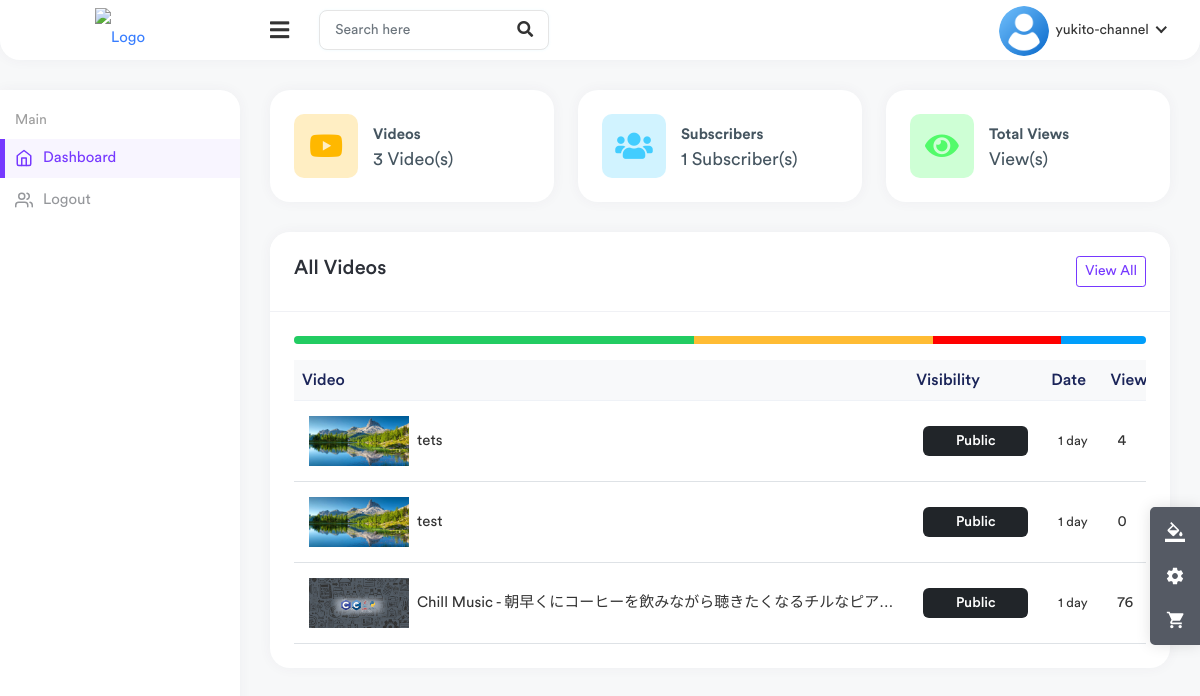
/studio/ (signed in), run on an earlier commit of the app's database.
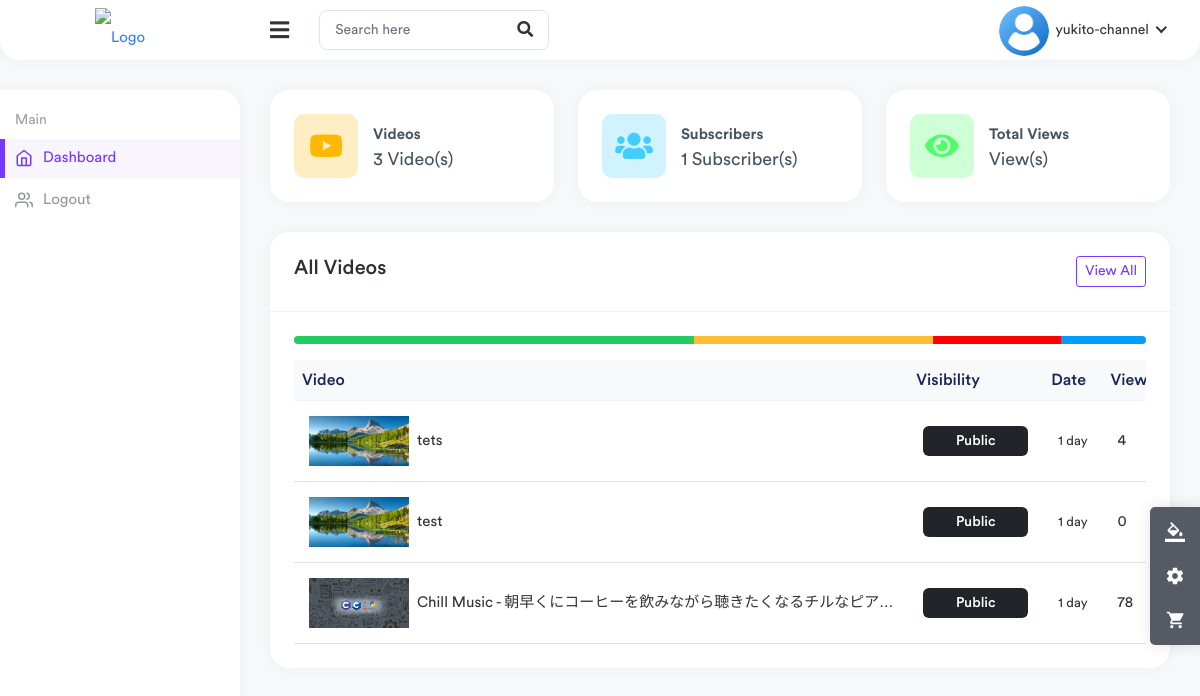
And on a later commit of the database.
### core/models.py (models this page shows, shortened)
class Video(models.Model):
    video=models.FileField(upload_to=user_derectory_path)
    image=models.ImageField(upload_to=user_derectory_path,null=True,blank=True)
    title=models.CharField(max_length=100)
    description=models.TextField(max_length=2000,null=True,blank=True)
    tags=TaggableManager(blank=True)
    date=models.DateTimeField(auto_now_add=True)
    visibility=models.CharField(choices=VISIBILITY,max_length=100,default='public')
    user=models.ForeignKey(User,on_delete=models.SET_NULL,null=True)
    views=models.PositiveIntegerField(default=0)
    likes=models.ManyToManyField(User,blank=True,related_name='likes')
    featured=models.BooleanField(default=False)

### useradmin/views.py (the view)
# urls.py: path("",views.studio,name='studio'),
@login_required
def studio(request):
    user=request.user
    videos=Video.objects.filter(user=user).order_by('-date')
    channel=user.channel
    comments=Comment.objects.filter()
    context={
        'user': user,
        'videos': videos,
        'channel': channel,
    }
    return render(request,'useradmin/studio.html',context)

### templates/useradmin/studio.html (shortened to what the changed rows need)
{% load static %}
<!DOCTYPE html>
<html lang="en">
    <head>
        <link rel="stylesheet" href="{% static 'assets/css/bootstrap.min.css' %}" />
        <link rel="stylesheet" href="{% static 'assets/plugins/fontawesome/css/fontawesome.min.css' %}" />
        <link rel="stylesheet" href="{% static 'assets/plugins/fontawesome/css/all.min.css' %}" />
        <link rel="stylesheet" href="{% static 'assets/css/style.css' %}" />
    </head>
    <body class="nk-body bg-lighter npc-default has-sidebar no-touch nk-nio-theme">
        <div class="main-wrapper">
            <div class="page-wrapper">
                <div class="content container-fluid">
                    <div class="row">
                        <div class="col-md-12 col-lg-12 col-sm-12">
                            <div class="card">
                                <div class="card-body">
                                    <div class="table-responsive">
                                        <table class="table table-stripped table-hover">
                                            <thead class="thead-light">
                                                <tr>
                                                    <th>Video</th>
                                                    <th>Visibility</th>
                                                    <th>Date</th>
                                                    <th>Views</th>
                                                </tr>
                                            </thead>
                                            <tbody>
                                                {% for v in videos %}
                                                <tr>
                                                    <td>
                                                        <h2 class="table-avatar">
                                                            <a href="{% url 'video-detail' v.id  %}"><img class="avatar avatar-sm me-2 avatar-img roundded-circle" style="width: 100px; height: 50px; object-fit: cover;" src="{{ v.image.url }}" alt="User Image" />{{v.title|truncatechars:40}}</a>
                                                        </h2>
                                                    </td>
                                                    <td><span class="badge bg-dark">{{ v.visibility|title }}</span></td>
                                                    <td><small>{{ v.date|timesince }}</small></td>
                                                    <td>{{ v.views }}</td>
                                                </tr>
                                                {% endfor %}
                                            </tbody>
                                        </table>
                                    </div>
                                </div>
                            </div>
                        </div>
                    </div>
                </div>
            </div>
        </div>
    </body>
</html>

What changed in the data, as far as the page shows it:
changed Video "Chill Music - 朝早くにコーヒーを飲みながら聴きたくなるチルなピア…": views "76" → "78"
